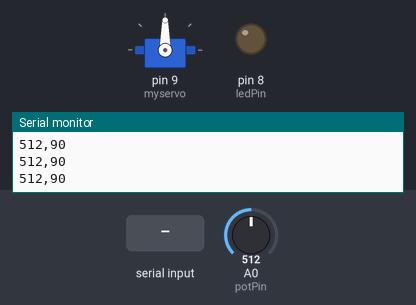
A sketch run on a simulated Arduino Uno, built with avr-gcc and run on an emulated ATmega328P. Parts: servo, output pins drawn as LEDs (lit = HIGH), the last lines printed to the serial monitor. The inputs (shaded band) are chosen by the test bench; at power-on: A0 (potPin) = 512.

Above: at 1.2 s.
1.3 s: A0 (potPin) set to 557
At 1.6 s:
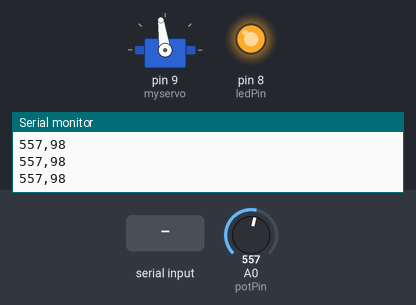
2.8 s: A0 (potPin) set to 583
At 3.3 s:
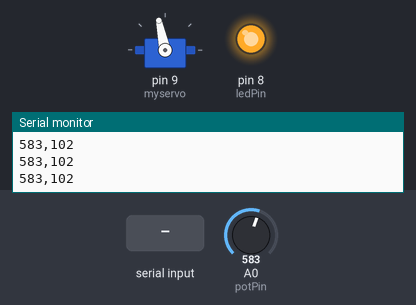
4.3 s: "q" received over Serial
At 5.1 s:
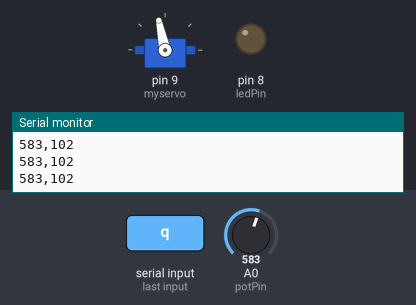
5.8 s: "r" received over Serial
At 6.9 s:
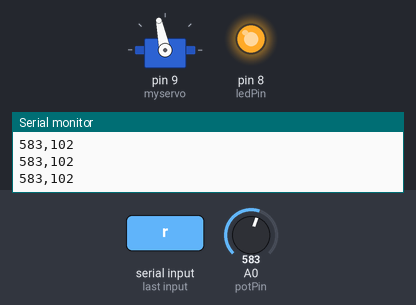
7.3 s: A0 (potPin) set to 716
At 8.5 s:
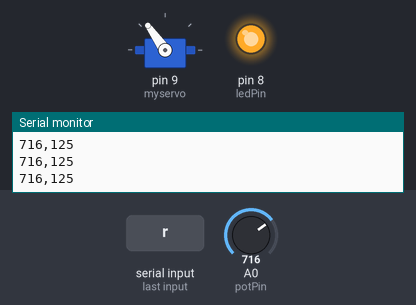
8.8 s: A0 (potPin) set to 900
At 9.3 s:
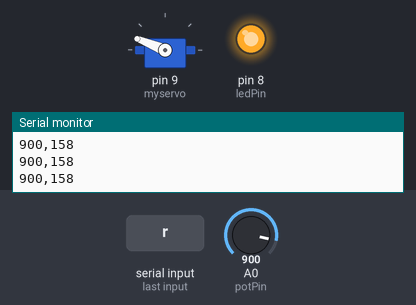
Timing chart, 0 to 11.3 s (numbered marks = the images above; inputs shaded):
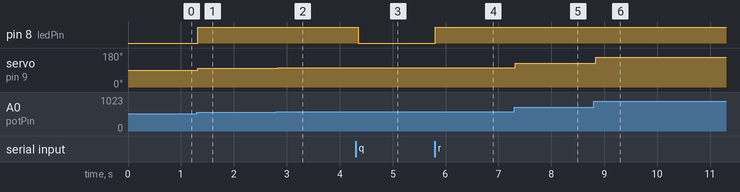

The sketch:

Task_2.ino
```cpp
#include <Servo.h>

Servo myservo;
const int potPin = A0;
const int ledPin = 8;
bool running = true;

void setup() {
  Serial.begin(9600);
  myservo.attach(9);
  pinMode(ledPin, OUTPUT);
}

void loop() {
  // keyboard commands from Python: q = stop, r = resume
  if (Serial.available() > 0) {
    char c = Serial.read();
    if (c == 'q') {
      running = false;
      myservo.detach();
      digitalWrite(ledPin, LOW);
    } else if (c == 'r' && !running) {
      running = true;
      myservo.attach(9);
    }
  }

  if (running) {
    int pot = analogRead(potPin);          // 0-1023
    int angle = map(pot, 0, 1023, 0, 180); // 0-180 deg
    myservo.write(angle);
    digitalWrite(ledPin, angle > 90 ? HIGH : LOW);

    Serial.print(pot);
    Serial.print(",");
    Serial.println(angle);
    delay(50);
  }
}
```

Measured:
- after the input at 1.3 s, pin 8 (ledPin): LOW → HIGH at once; servo on pin 9 (myservo): 90° → 98° at once
- after the input at 2.8 s, servo on pin 9 (myservo): 98° → 102° at once
- after the input at 4.3 s, pin 8 (ledPin): HIGH → LOW after 0.05 s
- after the input at 5.8 s, pin 8 (ledPin): LOW → HIGH at once
- after the input at 7.3 s, servo on pin 9 (myservo): 102° → 125° at once
- after the input at 8.8 s, servo on pin 9 (myservo): 125° → 158° at once
